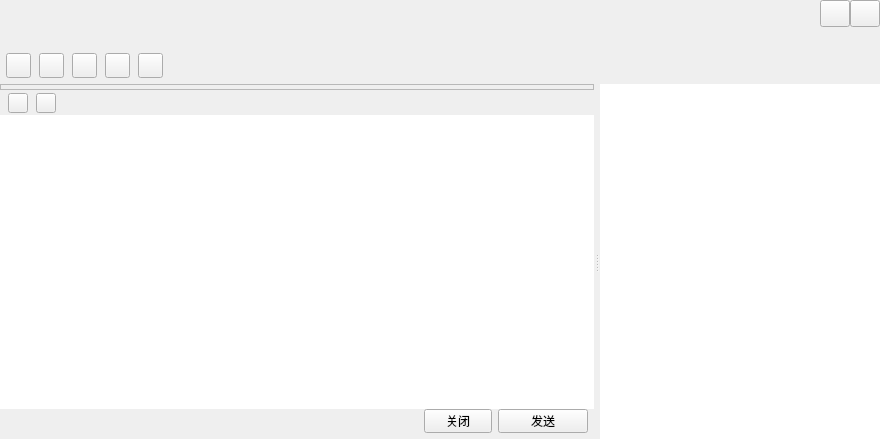
<?xml version="1.0" encoding="UTF-8"?>
<ui version="4.0">
 <class>TalkWindowClass</class>
 <widget class="QWidget" name="TalkWindowClass">
  <property name="geometry">
   <rect>
    <x>0</x>
    <y>0</y>
    <width>880</width>
    <height>439</height>
   </rect>
  </property>
  <property name="windowTitle">
   <string>TalkWindow</string>
  </property>
  <layout class="QVBoxLayout" name="verticalLayout_6">
   <property name="spacing">
    <number>0</number>
   </property>
   <property name="leftMargin">
    <number>0</number>
   </property>
   <property name="topMargin">
    <number>0</number>
   </property>
   <property name="rightMargin">
    <number>0</number>
   </property>
   <property name="bottomMargin">
    <number>0</number>
   </property>
   <item>
    <widget class="QWidget" name="titleWidget" native="true">
     <property name="sizePolicy">
      <sizepolicy hsizetype="Expanding" vsizetype="Fixed">
       <horstretch>0</horstretch>
       <verstretch>0</verstretch>
      </sizepolicy>
     </property>
     <property name="minimumSize">
      <size>
       <width>0</width>
       <height>84</height>
      </size>
     </property>
     <property name="maximumSize">
      <size>
       <width>16777215</width>
       <height>84</height>
      </size>
     </property>
     <property name="bottomskin" stdset="0">
      <bool>true</bool>
     </property>
     <layout class="QVBoxLayout" name="verticalLayout">
      <property name="spacing">
       <number>0</number>
      </property>
      <property name="leftMargin">
       <number>6</number>
      </property>
      <property name="topMargin">
       <number>0</number>
      </property>
      <property name="rightMargin">
       <number>0</number>
      </property>
      <property name="bottomMargin">
       <number>0</number>
      </property>
      <item>
       <layout class="QHBoxLayout" name="horizontalLayout">
        <property name="spacing">
         <number>0</number>
        </property>
        <item>
         <widget class="QLabel" name="nameLabel">
          <property name="sizePolicy">
           <sizepolicy hsizetype="Expanding" vsizetype="Fixed">
            <horstretch>0</horstretch>
            <verstretch>0</verstretch>
           </sizepolicy>
          </property>
          <property name="minimumSize">
           <size>
            <width>0</width>
            <height>27</height>
           </size>
          </property>
          <property name="maximumSize">
           <size>
            <width>16777215</width>
            <height>27</height>
           </size>
          </property>
          <property name="font">
           <font>
            <pointsize>12</pointsize>
           </font>
          </property>
          <property name="text">
           <string/>
          </property>
         </widget>
        </item>
        <item>
         <widget class="QPushButton" name="sysmin">
          <property name="sizePolicy">
           <sizepolicy hsizetype="Fixed" vsizetype="Fixed">
            <horstretch>0</horstretch>
            <verstretch>0</verstretch>
           </sizepolicy>
          </property>
          <property name="minimumSize">
           <size>
            <width>30</width>
            <height>27</height>
           </size>
          </property>
          <property name="maximumSize">
           <size>
            <width>30</width>
            <height>27</height>
           </size>
          </property>
          <property name="focusPolicy">
           <enum>Qt::ClickFocus</enum>
          </property>
          <property name="toolTip">
           <string>最小化</string>
          </property>
          <property name="text">
           <string/>
          </property>
          <property name="iconSize">
           <size>
            <width>30</width>
            <height>30</height>
           </size>
          </property>
         </widget>
        </item>
        <item>
         <widget class="QPushButton" name="sysclose">
          <property name="sizePolicy">
           <sizepolicy hsizetype="Fixed" vsizetype="Fixed">
            <horstretch>0</horstretch>
            <verstretch>0</verstretch>
           </sizepolicy>
          </property>
          <property name="minimumSize">
           <size>
            <width>30</width>
            <height>27</height>
           </size>
          </property>
          <property name="maximumSize">
           <size>
            <width>30</width>
            <height>27</height>
           </size>
          </property>
          <property name="focusPolicy">
           <enum>Qt::ClickFocus</enum>
          </property>
          <property name="toolTip">
           <string>关闭</string>
          </property>
          <property name="text">
           <string/>
          </property>
          <property name="iconSize">
           <size>
            <width>30</width>
            <height>30</height>
           </size>
          </property>
         </widget>
        </item>
       </layout>
      </item>
      <item>
       <widget class="QLabel" name="signLabel">
        <property name="sizePolicy">
         <sizepolicy hsizetype="Expanding" vsizetype="Fixed">
          <horstretch>0</horstretch>
          <verstretch>0</verstretch>
         </sizepolicy>
        </property>
        <property name="minimumSize">
         <size>
          <width>0</width>
          <height>20</height>
         </size>
        </property>
        <property name="maximumSize">
         <size>
          <width>16777215</width>
          <height>20</height>
         </size>
        </property>
        <property name="font">
         <font>
          <pointsize>10</pointsize>
         </font>
        </property>
        <property name="text">
         <string/>
        </property>
       </widget>
      </item>
      <item>
       <widget class="QWidget" name="funWidget" native="true">
        <property name="sizePolicy">
         <sizepolicy hsizetype="Expanding" vsizetype="Expanding">
          <horstretch>0</horstretch>
          <verstretch>0</verstretch>
         </sizepolicy>
        </property>
        <property name="minimumSize">
         <size>
          <width>0</width>
          <height>34</height>
         </size>
        </property>
        <property name="maximumSize">
         <size>
          <width>16777215</width>
          <height>600</height>
         </size>
        </property>
        <layout class="QHBoxLayout" name="horizontalLayout_2">
         <property name="spacing">
          <number>8</number>
         </property>
         <property name="leftMargin">
          <number>0</number>
         </property>
         <property name="topMargin">
          <number>0</number>
         </property>
         <property name="rightMargin">
          <number>6</number>
         </property>
         <property name="bottomMargin">
          <number>0</number>
         </property>
         <item>
          <widget class="QPushButton" name="addtoolbtn">
           <property name="sizePolicy">
            <sizepolicy hsizetype="Fixed" vsizetype="Fixed">
             <horstretch>0</horstretch>
             <verstretch>0</verstretch>
            </sizepolicy>
           </property>
           <property name="minimumSize">
            <size>
             <width>25</width>
             <height>25</height>
            </size>
           </property>
           <property name="maximumSize">
            <size>
             <width>25</width>
             <height>25</height>
            </size>
           </property>
           <property name="text">
            <string/>
           </property>
           <property name="hasborder" stdset="0">
            <bool>true</bool>
           </property>
          </widget>
         </item>
         <item>
          <widget class="QPushButton" name="addhumanBtn">
           <property name="sizePolicy">
            <sizepolicy hsizetype="Fixed" vsizetype="Fixed">
             <horstretch>0</horstretch>
             <verstretch>0</verstretch>
            </sizepolicy>
           </property>
           <property name="minimumSize">
            <size>
             <width>25</width>
             <height>25</height>
            </size>
           </property>
           <property name="maximumSize">
            <size>
             <width>25</width>
             <height>25</height>
            </size>
           </property>
           <property name="text">
            <string/>
           </property>
           <property name="hasborder" stdset="0">
            <bool>true</bool>
           </property>
          </widget>
         </item>
         <item>
          <widget class="QPushButton" name="appBtn">
           <property name="sizePolicy">
            <sizepolicy hsizetype="Fixed" vsizetype="Fixed">
             <horstretch>0</horstretch>
             <verstretch>0</verstretch>
            </sizepolicy>
           </property>
           <property name="minimumSize">
            <size>
             <width>25</width>
             <height>25</height>
            </size>
           </property>
           <property name="maximumSize">
            <size>
             <width>25</width>
             <height>25</height>
            </size>
           </property>
           <property name="text">
            <string/>
           </property>
           <property name="hasborder" stdset="0">
            <bool>true</bool>
           </property>
          </widget>
         </item>
         <item>
          <widget class="QPushButton" name="videoBtn">
           <property name="sizePolicy">
            <sizepolicy hsizetype="Fixed" vsizetype="Fixed">
             <horstretch>0</horstretch>
             <verstretch>0</verstretch>
            </sizepolicy>
           </property>
           <property name="minimumSize">
            <size>
             <width>25</width>
             <height>25</height>
            </size>
           </property>
           <property name="maximumSize">
            <size>
             <width>25</width>
             <height>25</height>
            </size>
           </property>
           <property name="text">
            <string/>
           </property>
           <property name="hasborder" stdset="0">
            <bool>true</bool>
           </property>
          </widget>
         </item>
         <item>
          <widget class="QPushButton" name="toolsetBtn">
           <property name="sizePolicy">
            <sizepolicy hsizetype="Fixed" vsizetype="Fixed">
             <horstretch>0</horstretch>
             <verstretch>0</verstretch>
            </sizepolicy>
           </property>
           <property name="minimumSize">
            <size>
             <width>25</width>
             <height>25</height>
            </size>
           </property>
           <property name="maximumSize">
            <size>
             <width>25</width>
             <height>25</height>
            </size>
           </property>
           <property name="text">
            <string/>
           </property>
           <property name="hasborder" stdset="0">
            <bool>true</bool>
           </property>
          </widget>
         </item>
         <item>
          <spacer name="horizontalSpacer">
           <property name="orientation">
            <enum>Qt::Horizontal</enum>
           </property>
           <property name="sizeHint" stdset="0">
            <size>
             <width>700</width>
             <height>20</height>
            </size>
           </property>
          </spacer>
         </item>
        </layout>
       </widget>
      </item>
     </layout>
    </widget>
   </item>
   <item>
    <widget class="QSplitter" name="splitter">
     <property name="sizePolicy">
      <sizepolicy hsizetype="Expanding" vsizetype="Expanding">
       <horstretch>0</horstretch>
       <verstretch>0</verstretch>
      </sizepolicy>
     </property>
     <property name="orientation">
      <enum>Qt::Horizontal</enum>
     </property>
     <property name="handleWidth">
      <number>6</number>
     </property>
     <widget class="QSplitter" name="bodySplitter">
      <property name="sizePolicy">
       <sizepolicy hsizetype="Expanding" vsizetype="Expanding">
        <horstretch>0</horstretch>
        <verstretch>0</verstretch>
       </sizepolicy>
      </property>
      <property name="orientation">
       <enum>Qt::Vertical</enum>
      </property>
      <property name="handleWidth">
       <number>1</number>
      </property>
      <property name="childrenCollapsible">
       <bool>false</bool>
      </property>
      <widget class="QWidget" name="bodyWidget" native="true">
       <property name="sizePolicy">
        <sizepolicy hsizetype="Expanding" vsizetype="Expanding">
         <horstretch>0</horstretch>
         <verstretch>0</verstretch>
        </sizepolicy>
       </property>
       <layout class="QVBoxLayout" name="verticalLayout_4">
        <property name="spacing">
         <number>0</number>
        </property>
        <property name="leftMargin">
         <number>0</number>
        </property>
        <property name="topMargin">
         <number>0</number>
        </property>
        <property name="rightMargin">
         <number>0</number>
        </property>
        <property name="bottomMargin">
         <number>0</number>
        </property>
        <item>
         <widget class="QFrame" name="frameWidget">
          <property name="sizePolicy">
           <sizepolicy hsizetype="Expanding" vsizetype="Expanding">
            <horstretch>0</horstretch>
            <verstretch>0</verstretch>
           </sizepolicy>
          </property>
          <property name="frameShape">
           <enum>QFrame::StyledPanel</enum>
          </property>
          <property name="frameShadow">
           <enum>QFrame::Raised</enum>
          </property>
          <layout class="QVBoxLayout" name="verticalLayout_3">
           <property name="spacing">
            <number>0</number>
           </property>
           <property name="leftMargin">
            <number>0</number>
           </property>
           <property name="topMargin">
            <number>1</number>
           </property>
           <property name="rightMargin">
            <number>0</number>
           </property>
           <property name="bottomMargin">
            <number>1</number>
           </property>
           <item>
            <widget class="MsgWebView" name="msgWidget" native="true"/>
           </item>
          </layout>
         </widget>
        </item>
       </layout>
      </widget>
      <widget class="QWidget" name="bottomWidget" native="true">
       <property name="sizePolicy">
        <sizepolicy hsizetype="Expanding" vsizetype="Expanding">
         <horstretch>0</horstretch>
         <verstretch>0</verstretch>
        </sizepolicy>
       </property>
       <property name="minimumSize">
        <size>
         <width>0</width>
         <height>138</height>
        </size>
       </property>
       <property name="maximumSize">
        <size>
         <width>16777215</width>
         <height>400</height>
        </size>
       </property>
       <layout class="QVBoxLayout" name="verticalLayout_2">
        <property name="spacing">
         <number>0</number>
        </property>
        <property name="leftMargin">
         <number>0</number>
        </property>
        <property name="topMargin">
         <number>0</number>
        </property>
        <property name="rightMargin">
         <number>0</number>
        </property>
        <property name="bottomMargin">
         <number>0</number>
        </property>
        <item>
         <widget class="QWidget" name="moduleWidget" native="true">
          <property name="sizePolicy">
           <sizepolicy hsizetype="Expanding" vsizetype="Fixed">
            <horstretch>0</horstretch>
            <verstretch>0</verstretch>
           </sizepolicy>
          </property>
          <property name="minimumSize">
           <size>
            <width>0</width>
            <height>24</height>
           </size>
          </property>
          <property name="maximumSize">
           <size>
            <width>16777215</width>
            <height>24</height>
           </size>
          </property>
          <layout class="QHBoxLayout" name="horizontalLayout_3">
           <property name="spacing">
            <number>8</number>
           </property>
           <property name="leftMargin">
            <number>8</number>
           </property>
           <property name="topMargin">
            <number>0</number>
           </property>
           <property name="rightMargin">
            <number>8</number>
           </property>
           <property name="bottomMargin">
            <number>0</number>
           </property>
           <item>
            <widget class="QPushButton" name="faceBtn">
             <property name="sizePolicy">
              <sizepolicy hsizetype="Fixed" vsizetype="Fixed">
               <horstretch>0</horstretch>
               <verstretch>0</verstretch>
              </sizepolicy>
             </property>
             <property name="minimumSize">
              <size>
               <width>20</width>
               <height>20</height>
              </size>
             </property>
             <property name="maximumSize">
              <size>
               <width>20</width>
               <height>20</height>
              </size>
             </property>
             <property name="text">
              <string/>
             </property>
             <property name="hasborder" stdset="0">
              <bool>true</bool>
             </property>
            </widget>
           </item>
           <item>
            <widget class="QPushButton" name="fileopenBtn">
             <property name="sizePolicy">
              <sizepolicy hsizetype="Fixed" vsizetype="Fixed">
               <horstretch>0</horstretch>
               <verstretch>0</verstretch>
              </sizepolicy>
             </property>
             <property name="minimumSize">
              <size>
               <width>20</width>
               <height>20</height>
              </size>
             </property>
             <property name="maximumSize">
              <size>
               <width>20</width>
               <height>20</height>
              </size>
             </property>
             <property name="text">
              <string/>
             </property>
             <property name="hasborder" stdset="0">
              <bool>true</bool>
             </property>
            </widget>
           </item>
           <item>
            <spacer name="horizontalSpacer_2">
             <property name="orientation">
              <enum>Qt::Horizontal</enum>
             </property>
             <property name="sizeHint" stdset="0">
              <size>
               <width>519</width>
               <height>20</height>
              </size>
             </property>
            </spacer>
           </item>
          </layout>
         </widget>
        </item>
        <item>
         <widget class="QMsgTextEdit" name="textEdit">
          <property name="contextMenuPolicy">
           <enum>Qt::NoContextMenu</enum>
          </property>
          <property name="frameShape">
           <enum>QFrame::NoFrame</enum>
          </property>
         </widget>
        </item>
        <item>
         <layout class="QHBoxLayout" name="horizontalLayout_4">
          <property name="rightMargin">
           <number>6</number>
          </property>
          <property name="bottomMargin">
           <number>6</number>
          </property>
          <item>
           <spacer name="horizontalSpacer_3">
            <property name="orientation">
             <enum>Qt::Horizontal</enum>
            </property>
            <property name="sizeHint" stdset="0">
             <size>
              <width>398</width>
              <height>20</height>
             </size>
            </property>
           </spacer>
          </item>
          <item>
           <widget class="QToolButton" name="closeBtn">
            <property name="sizePolicy">
             <sizepolicy hsizetype="Fixed" vsizetype="Fixed">
              <horstretch>0</horstretch>
              <verstretch>0</verstretch>
             </sizepolicy>
            </property>
            <property name="minimumSize">
             <size>
              <width>68</width>
              <height>24</height>
             </size>
            </property>
            <property name="maximumSize">
             <size>
              <width>68</width>
              <height>24</height>
             </size>
            </property>
            <property name="text">
             <string>关闭</string>
            </property>
            <property name="titleskin" stdset="0">
             <bool>true</bool>
            </property>
           </widget>
          </item>
          <item>
           <widget class="QToolButton" name="sendBtn">
            <property name="enabled">
             <bool>true</bool>
            </property>
            <property name="minimumSize">
             <size>
              <width>90</width>
              <height>24</height>
             </size>
            </property>
            <property name="maximumSize">
             <size>
              <width>90</width>
              <height>24</height>
             </size>
            </property>
            <property name="text">
             <string>发送</string>
            </property>
            <property name="titleskin" stdset="0">
             <bool>true</bool>
            </property>
           </widget>
          </item>
         </layout>
        </item>
       </layout>
      </widget>
     </widget>
     <widget class="QWidget" name="widget" native="true">
      <property name="sizePolicy">
       <sizepolicy hsizetype="Expanding" vsizetype="Expanding">
        <horstretch>0</horstretch>
        <verstretch>0</verstretch>
       </sizepolicy>
      </property>
      <property name="minimumSize">
       <size>
        <width>280</width>
        <height>0</height>
       </size>
      </property>
      <property name="maximumSize">
       <size>
        <width>280</width>
        <height>16777215</height>
       </size>
      </property>
      <layout class="QVBoxLayout" name="verticalLayout_5">
       <property name="spacing">
        <number>0</number>
       </property>
       <property name="leftMargin">
        <number>0</number>
       </property>
       <property name="topMargin">
        <number>0</number>
       </property>
       <property name="rightMargin">
        <number>0</number>
       </property>
       <property name="bottomMargin">
        <number>0</number>
       </property>
       <item>
        <widget class="QScrollArea" name="scrollArea">
         <property name="frameShape">
          <enum>QFrame::NoFrame</enum>
         </property>
         <property name="verticalScrollBarPolicy">
          <enum>Qt::ScrollBarAlwaysOff</enum>
         </property>
         <property name="horizontalScrollBarPolicy">
          <enum>Qt::ScrollBarAlwaysOff</enum>
         </property>
         <property name="widgetResizable">
          <bool>true</bool>
         </property>
         <widget class="QWidget" name="scrollAreaWidgetContents">
          <property name="geometry">
           <rect>
            <x>0</x>
            <y>0</y>
            <width>280</width>
            <height>355</height>
           </rect>
          </property>
          <property name="sizePolicy">
           <sizepolicy hsizetype="Expanding" vsizetype="Expanding">
            <horstretch>0</horstretch>
            <verstretch>0</verstretch>
           </sizepolicy>
          </property>
          <widget class="QTreeWidget" name="treeWidget">
           <property name="geometry">
            <rect>
             <x>0</x>
             <y>0</y>
             <width>280</width>
             <height>355</height>
            </rect>
           </property>
           <property name="frameShape">
            <enum>QFrame::NoFrame</enum>
           </property>
           <property name="horizontalScrollBarPolicy">
            <enum>Qt::ScrollBarAlwaysOff</enum>
           </property>
           <property name="editTriggers">
            <set>QAbstractItemView::AllEditTriggers</set>
           </property>
           <property name="indentation">
            <number>0</number>
           </property>
           <property name="headerHidden">
            <bool>true</bool>
           </property>
           <property name="expandsOnDoubleClick">
            <bool>false</bool>
           </property>
           <column>
            <property name="text">
             <string notr="true">1</string>
            </property>
           </column>
          </widget>
         </widget>
        </widget>
       </item>
      </layout>
     </widget>
    </widget>
   </item>
  </layout>
 </widget>
 <layoutdefault spacing="6" margin="11"/>
 <customwidgets>
  <customwidget>
   <class>QMsgTextEdit</class>
   <extends>QTextEdit</extends>
   <header location="global">qmsgtextedit.h</header>
  </customwidget>
  <customwidget>
   <class>MsgWebView</class>
   <extends>QWidget</extends>
   <header location="global">msgwebview.h</header>
   <container>1</container>
  </customwidget>
 </customwidgets>
 <resources/>
 <connections/>
</ui>
